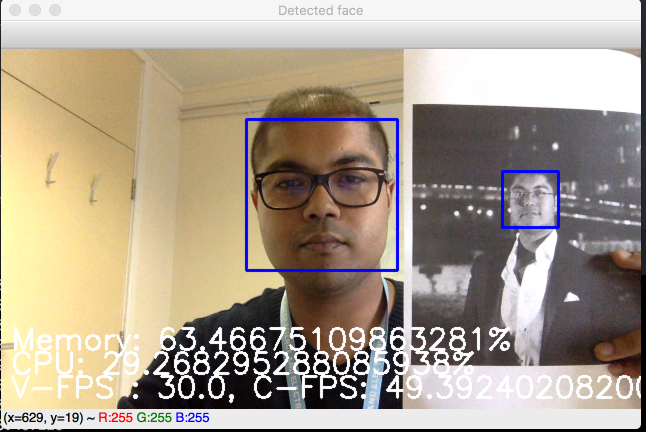
#> input picture test.png, 1292 x 864 px, given in place of the camera (shown at 1/2 size)
$ python detect.py test.png   (older library calls are emulated)
#> lines starting #> are read from the running program, lines starting #| are printed output that depends on the picture; after the words box and inside, x2 and y2 are one past the last pixel; in counts of white or black regions, pixels touching at a corner belong together
#> in face_detect, frame is the input picture: shape (864, 1292, 3); mean B, G, R 144.8, 160.7, 172.7
import numpy as np
import cv2
import time
import os
import ext

def rescale_frame(frame, percent=75):
#> called with percent = 50
    width = int(frame.shape[1] * percent/ 100)
#> width = 646
    height = int(frame.shape[0] * percent/ 100)
#> height = 432
    dim = (width, height)
#> dim = (646, 432)
    return cv2.resize(frame, dim, interpolation =cv2.INTER_AREA)
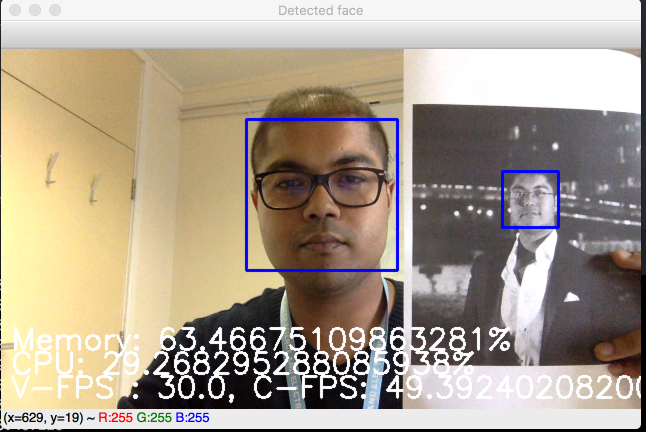
#> returned value: shape (432, 646, 3); mean of channels 0, 1, 2 144.9, 160.8, 172.9; drawn as B, G, R

def pos_bottom_left(frame, grid=29):
    height = int(frame.shape[0])
    dim = (10, int(height * (grid/30)))
    return dim

def face_detect(write_to_audit=False):
    # Find OpenCV version
    (major_ver, minor_ver, subminor_ver) = (cv2.__version__).split('.')
    print('OpenCV Major version: ', major_ver)
    print('OpenCV Minor version: ', minor_ver)
    print('OpenCV Subminor version: ', subminor_ver)
    #https://github.com/Itseez/opencv/blob/master/data/haarcascades/haarcascade_frontalface_default.xml
    face_cascade = cv2.CascadeClassifier('haarcascade_frontalface_default.xml')

    cap = cv2.VideoCapture(0)

    while 1:
        # fps calculation from https://www.learnopencv.com/how-to-find-frame-rate-or-frames-per-second-fps-in-opencv-python-cpp/
        if int(major_ver)  < 3 :
            fps = cap.get(cv2.cv.CV_CAP_PROP_FPS)
        else :
            fps = cap.get(cv2.CAP_PROP_FPS)

        start_time = time.time() # start time of the loop
        ret, frame = cap.read()
        img = rescale_frame(frame, percent=50)

        gray = cv2.cvtColor(img, cv2.COLOR_BGR2GRAY)
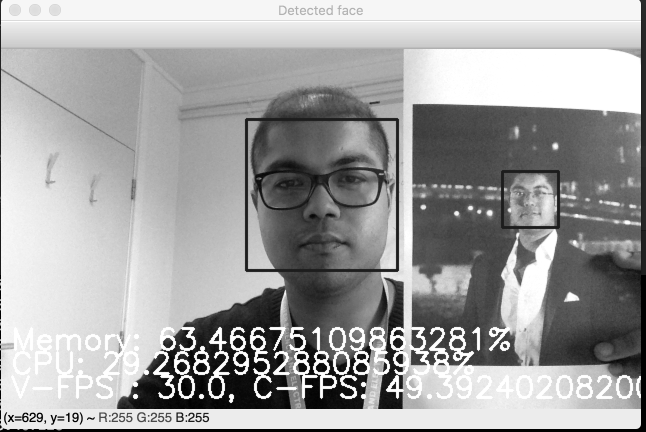
#> gray: shape (432, 646); min 0, max 255, mean 162.6
        faces = face_cascade.detectMultiScale(gray, 1.3, 5)
#> faces = [[506, 174, 53, 53], [244, 121, 151, 151]]

        bColor = (255,0,0)
        gColor = (0,255,0)
        rColor = (0,0,255)
        for (x,y,w,h) in faces:
            if (len(faces)%3 == 0):
                cv2.rectangle(img,(x,y),(x+w,y+h),rColor,2)
            if (len(faces)%3 == 1):
                cv2.rectangle(img,(x,y),(x+w,y+h),gColor,2)
            if (len(faces)%3 == 2):
                cv2.rectangle(img,(x,y),(x+w,y+h),bColor,2)
#> this loop made 2 passes
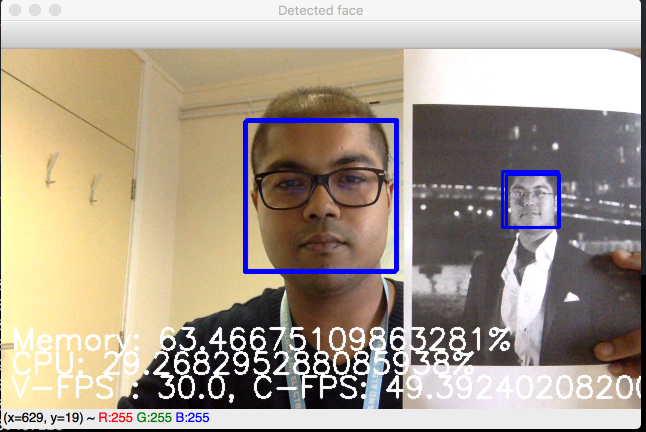
#> img: shape (432, 646, 3); 0.83% of pixels changed, all inside (x1, y1, x2, y2) = (243, 120, 561, 274)

        #Get CPU load and Compute FPS
        #Calculating Compute FPS is referred from https://stackoverflow.com/questions/43761004/fps-how-to-divide-count-by-time-function-to-determine-fps
        cpu_load = ext.cpu_mac()
        mem_load = ext.mem_mac()
        compute_fps = 1.0 / (time.time() - start_time)
        # Write out to an audit file
        if write_to_audit == True:
            file = open("audit.txt", "a+")
            file.write(format(fps) + "," + format(compute_fps) + "," + format(cpu_load) + "," + format(mem_load) + "\n")
            file.close()

        #print("Estimated FPS : ", format(fps));
        cv2.putText(img, "V-FPS : " + format(fps) + ", C-FPS: " + format(compute_fps), pos_bottom_left(img), cv2.FONT_HERSHEY_SIMPLEX, 1, (255,255,255), 2, 8)
        cv2.putText(img, "CPU: " + format(cpu_load) + "%", pos_bottom_left(img, 27), cv2.FONT_HERSHEY_SIMPLEX, 1, (255,255,255), 2, 8)
        cv2.putText(img, "Memory: " + format(mem_load) + "%", pos_bottom_left(img, 25), cv2.FONT_HERSHEY_SIMPLEX, 1, (255,255,255), 2, 8)

        cv2.imshow('Detected face',img)
        k = cv2.waitKey(30) & 0xff
        if (k == 27) or (k == 13):
            break

    cap.release()
    cv2.destroyAllWindows()

if __name__ == '__main__':
    import sys
    args = False
    try:
        args = sys.argv[1]
    except IndexError:
        args = False
    if(args == False):
        face_detect()
    else:
        face_detect(bool(args))
#> (the call stopped at in face_detect, `cpu_load = ext.cpu_mac()`: ext is not available in this run)
